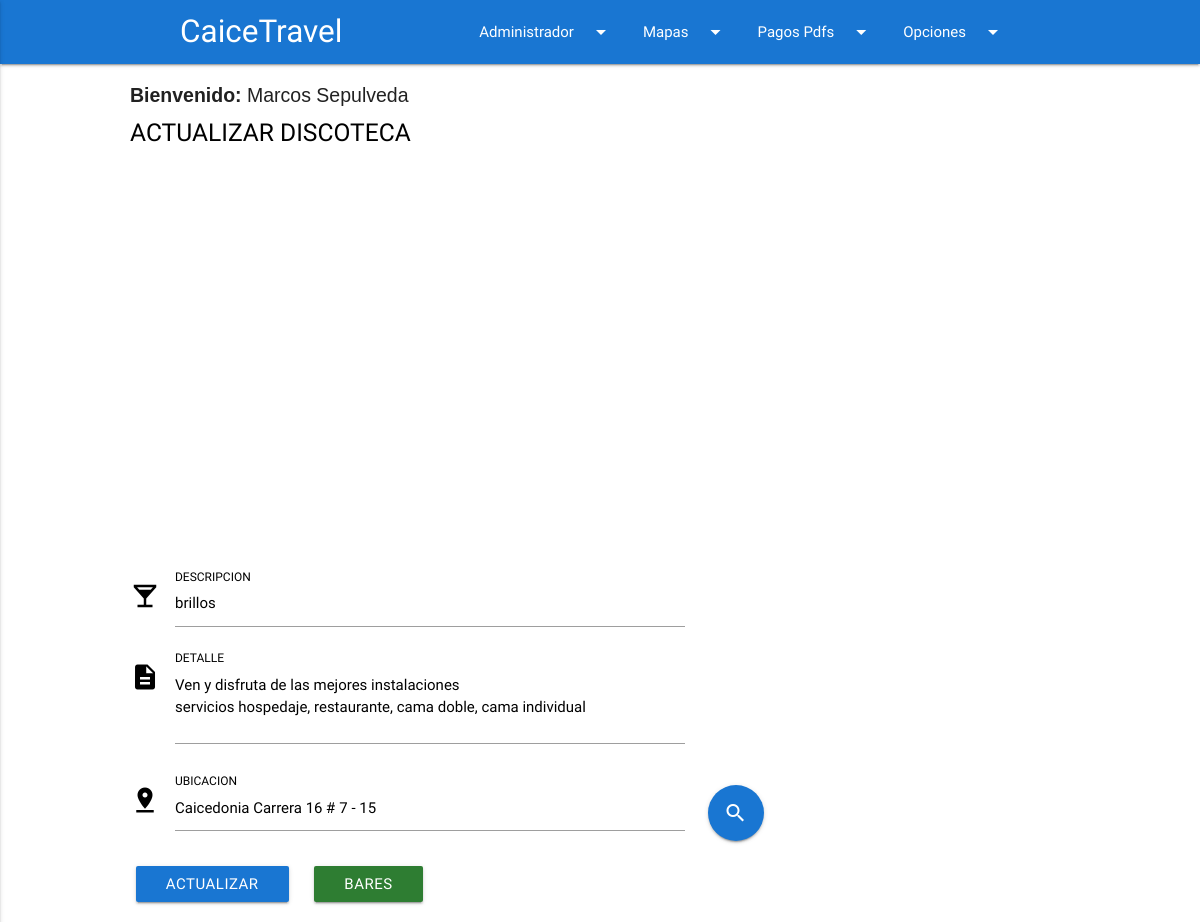
The app's page /actualizarBar.php?codigoS=01&tipoS=Bar (signed in) with its own data.
### tables this page shows
CREATE TABLE IF NOT EXISTS `usuarios` (
  `idUsuarios` int(11) NOT NULL AUTO_INCREMENT,
  `nombre` varchar(45) NOT NULL,
  `email` varchar(45) NOT NULL,
  `estado` int(5) NOT NULL,
  `password` varchar(255) NOT NULL,
  `joining_date` timestamp NOT NULL DEFAULT CURRENT_TIMESTAMP,
  PRIMARY KEY (`idUsuarios`)
);

CREATE TABLE IF NOT EXISTS `bar` (
  `codigo` varchar(4) NOT NULL,
  `descripcion` varchar(30) NOT NULL,
  `detalle` varchar(300) NOT NULL,
  `ubicacion` varchar(45) NOT NULL,
  `imagen` longblob NOT NULL,
  `latitud` double NOT NULL,
  `longitud` double NOT NULL,
  `tipo` varchar(30) NOT NULL,
  PRIMARY KEY (`codigo`)
);

### class.administrador.php (called while the page is built, shortened)
 <?php
class Administrador
{
	private $conn;
	public function __construct()
	{
		$basededatos = new Conexion();
		$bd = $basededatos->conexionBD();
		$this->conn = $bd;
	}
	public function runQuery($sql)
	{
		$stmt = $this->conn->prepare($sql);
		return $stmt;
	}
}
?>

### actualizarBar.php (the view, shortened to what this page needs)
<?php
require_once('class.administrador.php');
$administrador = new Administrador();
$codigo=$_GET['codigoS'];
$sql="select * from bar where codigo='$codigo'";
$stmt = $administrador->runQuery($sql);
$stmt->execute();
$fila=$stmt->fetch(PDO::FETCH_ASSOC);
$user_id = $_SESSION['user_session'];
$stmt = $administrador->runQuery("SELECT * FROM usuarios WHERE idUsuarios=:user_id");
$stmt->execute(array(":user_id"=>$user_id));
$userRow=$stmt->fetch(PDO::FETCH_ASSOC);
?>
<!DOCTYPE html>
<html lang="es">
<head>
  	<link type="text/css" rel="stylesheet" href="css/materialize.min.css"  media="screen,projection"/>
</head>
<body onload="mapa.initMap()">
<div class="row">
	<?php
		require_once('NavBarAdmin.php');
	?>
	<form class="col s12 m12 l12" name="enviar" method="POST" enctype="multipart/form-data">
		<div class="col">
			<div style="margin-top: 0rem;" class="input-field col s12 m8 l6 offset-l1 offset-m1">
				<p class="titulo"><b>Bienvenido: </b><?php echo $userRow['nombre']; ?></p>
				<article>
					<h5 class="color">ACTUALIZAR DISCOTECA</h5>
				</article>
			</div>
			<div id="mapa" style="height:410px; margin-top: 0rem;" class="input-field col s12 m8 l10 offset-l1 offset-m1"></div>
		    <div class="input-field col s12 m8 l6 offset-l1 offset-m1">
		    	<i class="material-icons prefix">local_bar</i>
				<input maxLength="30" type="text" pattern="-?[A-Za-záéíóúÁÉÍÓÚÑñ #-]*" id="descripcionn" name="descripcionn2" placeholder=" Ingrese el nombre del bar" class="color" value="<?php echo $fila['descripcion']; ?>" required>
				<label class="color" for="descripcionn2">DESCRIPCION</label>
			</div>
			<div class="input-field col s12 m8 l6 offset-l1 offset-m1">
				<i class="material-icons prefix">description</i>
				<textarea maxLength="300" id="detalle2" name="detallee2" rows=5 cols=40 class="materialize-textarea" placeholder=" Ingrese el detalle de los servicios que ofrece el bar" required><?php echo $fila['detalle']; ?></textarea>
				<label class="color" for="detallee2">DETALLE</label>
			</div>
			<div class="input-field col s10 m8 l6 offset-l1 offset-m1">
				<i class="material-icons prefix">pin_drop</i>
				<input maxLength="45" type="text" pattern="-?[A-Za-záéíóúÁÉÍÓÚÑñ 0-9 #-]*" id="search" name="ubicacionn2" class="color" placeholder=" Ingrese la direccion" value="<?php echo $fila['ubicacion']; ?>" required>
				<label class="color" for="ubicacionn2">UBICACION</label>
            </div>
            <div class="input-field col s2 m2 l1">
              <a class="btn-floating btn-large waves-effect waves-light blue darken-2" onClick="mapa.getCoords()" style='width:56px; height:56px' title="Obtener Coordenadas a partir de una direccion"><i class="material-icons left" style="color:white;">search</i></a>
            </div>
		</div>
		<div class="col">
			<div class="input-field col s6 m3 l3 offset-l4 offset-m2">
				<button class="btn #1976d2 blue darken-2" type="submit" name="btnGrabar">ACTUALIZAR</button>
			</div>
			<div class="input-field col s4 m1 l1 offset-s1 offset-l4 offset-m3">
			 	<a class="waves-effect waves-light btn green darken-3" href="listaBar.php">Bares</a>
			</div>
		</div>
	</form>
</div>
</body>
</html>

### actualizarBar.php (style rules this page uses)
input, input::-webkit-input-placeholder { color:#798081; }
textarea, textarea::-webkit-input-placeholder { color:#798081; }
input.color, input.file-path, textarea.materialize-textarea { color:black; }
label.color, h5.color { color:black; }
i.material-icons { color:black; }
p.titulo { font: 1.3em Arial, Helvetica, sans-serif; }

### records on screen
usuarios: nombre "Marcos Sepulveda"
bar: descripcionn2 "brillos", detallee2 "Ven y disfruta de las mejores instalaciones servicios hospedaje, restaurante, cama doble, cama individual", ubicacionn2 "Caicedonia Carrera 16 # 7 - 15"
